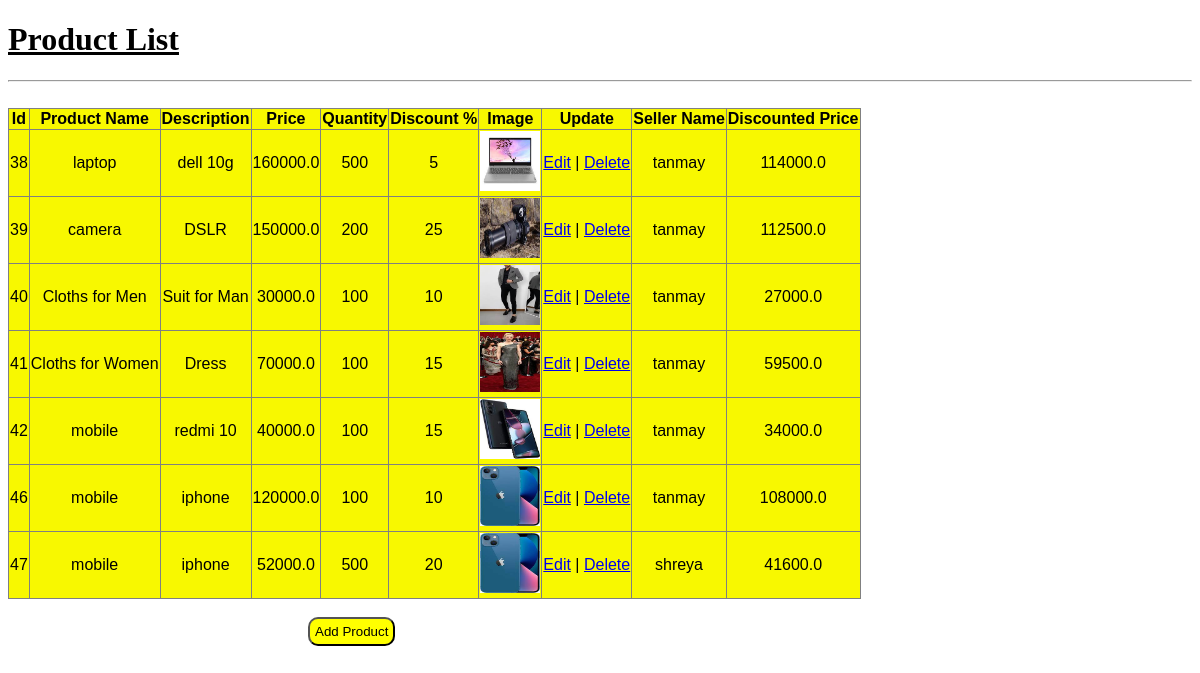
Page /sellerapp/manageproduct/ on the committed database.
### sellerapp/models.py (models this page shows, shortened)
class Product(models.Model):
    seller = models.ForeignKey(Seller,on_delete=models.CASCADE)  # Foreignkey
    product_name = models.CharField(max_length=50)
    product_description = models.TextField()
    price = models.FloatField()
    quantity = models.IntegerField(default=0)
    discount = models.IntegerField()
    image = models.FileField(upload_to='manageproduct',default='avatar.png')
    discounted_price = models.FloatField(blank=True,null=True)
    first_name = models.CharField(max_length=50)

### sellerapp/views.py (the view)
# urls.py: path('manageproduct/',views.manageproduct, name='manageproduct'),
def manageproduct(request):
    productlist = Product.objects.all()
    return render(request, 'manageproduct.html', {'plist': productlist})

### sellerapp/templates/manageproduct.html (shortened to what this page needs)
{% load static %}
<!DOCTYPE html>
<html lang="en">
<head>
</head>
<body>
    <div class="prolist">
        <h1><u> Product List</u></h1>
        <hr>
        <br>
        <table class="table" border="1" rules="all">
            <tr>
                <th>Id</th>
                <th>Product Name</th>
                <th>Description</th>
                <th>Price</th>
                <th>Quantity</th>
                <th>Discount %</th>
                <th>Image</th>
                <th>Update</th>
                <th>Seller Name</th>
                <th>Discounted Price</th>
            </tr>
            {% for productlist in plist %}
            <tr>
                <td>{{productlist.id}}</td>
                <td>{{productlist.product_name}}</td>
                <td>{{productlist.product_description}}</td>
                <td>{{productlist.price}}</td>
                <td>{{productlist.quantity}}</td>
                <td>{{productlist.discount}}</td>
                <td><img src="{{productlist.image.url}}" alt="Image of {{productlist.product_name}}" height="60"
                        width="60"></td>
                <td>
                    <a href="{% url 'editproduct' productlist.id  %}">Edit</a> |
                    <a href="{% url 'deleteproduct' productlist.id  %}">Delete</a>
                </td>
                <td>{{productlist.first_name}}</td>
                <td>{{productlist.discounted_price}}</td>
            </tr>
            {% endfor %}
        </table>
        <br>
        <form action="{% url 'addproduct' %}">
            <input class="btn" type="submit" value="Add Product">
        </form>
    </div>
</body>
</html>

### sellerapp/templates/manageproduct.html (style rules this page uses)
.table { text-align: center; font-family: Verdana, Geneva, Tahoma, sans-serif; color: black; background-color: rgb(248, 248, 0); }
.btn { margin-left: 300px; background-color:yellow ; border-radius: 10px; padding: 5px; }

### rows in the picture
Product: id "38", product_name "laptop", product_description "dell 10g", price "160000.0", quantity "500", discount "5", image (picture), first_name "tanmay", discounted_price "114000.0"
Product: id "39", product_name "camera", product_description "DSLR", price "150000.0", quantity "200", discount "25", image (picture), first_name "tanmay", discounted_price "112500.0"
Product: id "40", product_name "Cloths for Men", product_description "Suit for Man", price "30000.0", quantity "100", discount "10", image (picture), first_name "tanmay", discounted_price "27000.0"
Product: id "41", product_name "Cloths for Women", product_description "Dress", price "70000.0", quantity "100", discount "15", image (picture), first_name "tanmay", discounted_price "59500.0"
Product: id "42", product_name "mobile", product_description "redmi 10", price "40000.0", quantity "100", discount "15", image (picture), first_name "tanmay", discounted_price "34000.0"
Product: id "46", product_name "mobile", product_description "iphone", price "120000.0", quantity "100", discount "10", image (picture), first_name "tanmay", discounted_price "108000.0"
Product: id "47", product_name "mobile", product_description "iphone", price "52000.0", quantity "500", discount "20", image (picture), first_name "shreya", discounted_price "41600.0"
